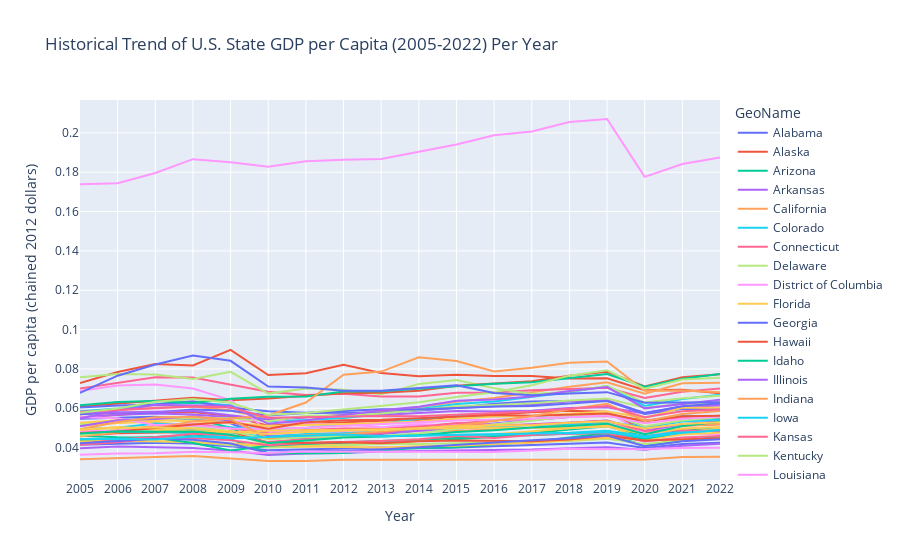

Notebook code cell kept with this figure:
### Markdown cell above
Additionally, we aim to examine the historical trend of GDP per capita by state to identify whether there are any significant increases or drops in specific years. We will visualise the historical trend by creating a line plot for the GDP of all the states from 2005-2022.

### Code cell
import pandas as pd
import plotly.express as px

# Ensure the 'GeoName' column and the columns for GDP from '2005:Q1' to '2022:Q4' are selected
# Assuming the columns are labeled from '2005:Q1' to '2022:Q4' in the df_GDP_per_capita DataFrame
df_GDP_1 = df_GDP_per_capita[['GeoName'] + [col for col in df_GDP_per_capita.columns if '2005:Q1' <= col <= '2022:Q4']]

# Melt the data for easy plotting
df_GDP_melted = pd.melt(df_GDP_1, id_vars='GeoName', var_name='Quarter', value_name='GDP per capita')

# Extract the year from the 'Quarter' column
df_GDP_melted['Year'] = df_GDP_melted['Quarter'].str.extract('(\d{4})')

# Aggregate the GDP per capita data by year and state to get annual GDP per capita
df_GDP_annual = df_GDP_melted.groupby(['GeoName', 'Year'])['GDP per capita'].mean().reset_index()

# Create an interactive line chart using Plotly Express to show the historical trend per year
fig = px.line(df_GDP_annual, x='Year', y='GDP per capita', color='GeoName',
              title='Historical Trend of U.S. State GDP per Capita (2005-2022) Per Year',
              labels={'GDP per capita': 'GDP per Capita', 'Year': 'Year'})

fig.update_layout(xaxis_title='Year', yaxis_title='GDP per capita (chained 2012 dollars)')
fig.show()

### Figure 1 — Plotly figure (JSON) as saved in the notebook; plotly's stock layout.template omitted (floating-point values rounded to 4 significant figures)
{"data": [{"hovertemplate": "GeoName=Alabama<br>Year=%{x}<br>GDP per Capita=%{y}<extra></extra>", "legendgroup": "Alabama", "line": {"color": "#636efa", "dash": "solid"}, "marker": {"symbol": "circle"}, "mode": "lines", "name": "Alabama", "orientation": "v", "showlegend": true, "type": "scatter", "x": ["2005", "2006", "2007", "2008", "2009", "2010", "2011", "2012", "2013", "2014", "2015", "2016", "2017", "2018", "2019", "2020", "2021", "2022"], "xaxis": "x", "y": [0.04146, 0.04211, 0.0425, 0.04204, 0.04063, 0.03864, 0.03925, 0.03959, 0.04004, 0.03973, 0.04003, 0.04065, 0.04121, 0.04192, 0.04256, 0.03978, 0.04179, 0.04245], "yaxis": "y"}, {"hovertemplate": "GeoName=Alaska<br>Year=%{x}<br>GDP per Capita=%{y}<extra></extra>", "legendgroup": "Alaska", "line": {"color": "#EF553B", "dash": "solid"}, "marker": {"symbol": "circle"}, "mode": "lines", "name": "Alaska", "orientation": "v", "showlegend": true, "type": "scatter", "x": ["2005", "2006", "2007", "2008", "2009", "2010", "2011", "2012", "2013", "2014", "2015", "2016", "2017", "2018", "2019", "2020", "2021", "2022"], "xaxis": "x", "y": [0.07283, 0.07846, 0.0825, 0.08175, 0.08967, 0.07688, 0.07783, 0.08206, 0.07794, 0.0763, 0.07707, 0.07638, 0.07642, 0.07508, 0.07523, 0.06914, 0.06936, 0.06768], "yaxis": "y"}, {"hovertemplate": "GeoName=Arizona<br>Year=%{x}<br>GDP per Capita=%{y}<extra></extra>", "legendgroup": "Arizona", "line": {"color": "#00cc96", "dash": "solid"}, "marker": {"symbol": "circle"}, "mode": "lines", "name": "Arizona", "orientation": "v", "showlegend": true, "type": "scatter", "x": ["2005", "2006", "2007", "2008", "2009", "2010", "2011", "2012", "2013", "2014", "2015", "2016", "2017", "2018", "2019", "2020", "2021", "2022"], "xaxis": "x", "y": [0.05113, 0.05344, 0.05521, 0.05473, 0.05019, 0.04072, 0.04163, 0.04247, 0.04278, 0.04333, 0.04421, 0.04557, 0.0475, 0.04925, 0.05091, 0.04575, 0.04861, 0.04984], "yaxis": "y"}, {"hovertemplate": "GeoName=Arkansas<br>Year=%{x}<br>GDP per Capita=%{y}<extra></extra>", "legendgroup": "Arkansas", "line": {"color": "#ab63fa", "dash": "solid"}, "marker": {"symbol": "circle"}, "mode": "lines", "name": "Arkansas", "orientation": "v", "showlegend": true, "type": "scatter", "x": ["2005", "2006", "2007", "2008", "2009", "2010", "2011", "2012", "2013", "2014", "2015", "2016", "2017", "2018", "2019", "2020", "2021", "2022"], "xaxis": "x", "y": [0.03964, 0.04057, 0.04025, 0.03985, 0.03853, 0.03624, 0.03701, 0.03721, 0.03798, 0.03832, 0.03853, 0.03868, 0.03904, 0.03974, 0.04017, 0.03894, 0.04096, 0.04202], "yaxis": "y"}, {"hovertemplate": "GeoName=California<br>Year=%{x}<br>GDP per Capita=%{y}<extra></extra>", "legendgroup": "California", "line": {"color": "#FFA15A", "dash": "solid"}, "marker": {"symbol": "circle"}, "mode": "lines", "name": "California", "orientation": "v", "showlegend": true, "type": "scatter", "x": ["2005", "2006", "2007", "2008", "2009", "2010", "2011", "2012", "2013", "2014", "2015", "2016", "2017", "2018", "2019", "2020", "2021", "2022"], "xaxis": "x", "y": [0.05689, 0.05912, 0.06026, 0.06087, 0.05891, 0.05465, 0.0554, 0.05672, 0.0585, 0.06056, 0.06328, 0.06517, 0.06813, 0.07097, 0.07326, 0.06746, 0.07271, 0.07298], "yaxis": "y"}, {"hovertemplate": "GeoName=Colorado<br>Year=%{x}<br>GDP per Capita=%{y}<extra></extra>", "legendgroup": "Colorado", "line": {"color": "#19d3f3", "dash": "solid"}, "marker": {"symbol": "circle"}, "mode": "lines", "name": "Colorado", "orientation": "v", "showlegend": true, "type": "scatter", "x": ["2005", "2006", "2007", "2008", "2009", "2010", "2011", "2012", "2013", "2014", "2015", "2016", "2017", "2018", "2019", "2020", "2021", "2022"], "xaxis": "x", "y": [0.05848, 0.05985, 0.06205, 0.063, 0.0616, 0.05326, 0.05402, 0.05504, 0.05692, 0.05938, 0.06212, 0.06342, 0.0656, 0.06815, 0.07127, 0.0612, 0.06474, 0.06683], "yaxis": "y"}, {"hovertemplate": "GeoName=Connecticut<br>Year=%{x}<br>GDP per Capita=%{y}<extra></extra>", "legendgroup": "Connecticut", "line": {"color": "#FF6692", "dash": "solid"}, "marker": {"symbol": "circle"}, "mode": "lines", "name": "Connecticut", "orientation": "v", "showlegend": true, "type": "scatter", "x": ["2005", "2006", "2007", "2008", "2009", "2010", "2011", "2012", "2013", "2014", "2015", "2016", "2017", "2018", "2019", "2020", "2021", "2022"], "xaxis": "x", "y": [0.07005, 0.07289, 0.07574, 0.07569, 0.07191, 0.06837, 0.06674, 0.0674, 0.06604, 0.06597, 0.06791, 0.06807, 0.06912, 0.06969, 0.07039, 0.06524, 0.06837, 0.07003], "yaxis": "y"}, {"hovertemplate": "GeoName=Delaware<br>Year=%{x}<br>GDP per Capita=%{y}<extra></extra>", "legendgroup": "Delaware", "line": {"color": "#B6E880", "dash": "solid"}, "marker": {"symbol": "circle"}, "mode": "lines", "name": "Delaware", "orientation": "v", "showlegend": true, "type": "scatter", "x": ["2005", "2006", "2007", "2008", "2009", "2010", "2011", "2012", "2013", "2014", "2015", "2016", "2017", "2018", "2019", "2020", "2021", "2022"], "xaxis": "x", "y": [0.07572, 0.07737, 0.07718, 0.07485, 0.07851, 0.06746, 0.07007, 0.06944, 0.06708, 0.07232, 0.07439, 0.07016, 0.06722, 0.06841, 0.07143, 0.06291, 0.06506, 0.06642], "yaxis": "y"}, {"hovertemplate": "GeoName=District of Columbia<br>Year=%{x}<br>GDP per Capita=%{y}<extra></extra>", "legendgroup": "District of Columbia", "line": {"color": "#FF97FF", "dash": "solid"}, "marker": {"symbol": "circle"}, "mode": "lines", "name": "District of Columbia", "orientation": "v", "showlegend": true, "type": "scatter", "x": ["2005", "2006", "2007", "2008", "2009", "2010", "2011", "2012", "2013", "2014", "2015", "2016", "2017", "2018", "2019", "2020", "2021", "2022"], "xaxis": "x", "y": [0.1739, 0.1745, 0.1796, 0.1866, 0.1851, 0.1828, 0.1855, 0.1864, 0.1867, 0.1904, 0.1941, 0.1988, 0.2007, 0.2055, 0.2071, 0.1776, 0.1842, 0.1875], "yaxis": "y"}, {"hovertemplate": "GeoName=Florida<br>Year=%{x}<br>GDP per Capita=%{y}<extra></extra>", "legendgroup": "Florida", "line": {"color": "#FECB52", "dash": "solid"}, "marker": {"symbol": "circle"}, "mode": "lines", "name": "Florida", "orientation": "v", "showlegend": true, "type": "scatter", "x": ["2005", "2006", "2007", "2008", "2009", "2010", "2011", "2012", "2013", "2014", "2015", "2016", "2017", "2018", "2019", "2020", "2021", "2022"], "xaxis": "x", "y": [0.05104, 0.05256, 0.05319, 0.05106, 0.04812, 0.04122, 0.04106, 0.04141, 0.04228, 0.04347, 0.04533, 0.04689, 0.04854, 0.05008, 0.05136, 0.04412, 0.0478, 0.04972], "yaxis": "y"}, {"hovertemplate": "GeoName=Georgia<br>Year=%{x}<br>GDP per Capita=%{y}<extra></extra>", "legendgroup": "Georgia", "line": {"color": "#636efa", "dash": "solid"}, "marker": {"symbol": "circle"}, "mode": "lines", "name": "Georgia", "orientation": "v", "showlegend": true, "type": "scatter", "x": ["2005", "2006", "2007", "2008", "2009", "2010", "2011", "2012", "2013", "2014", "2015", "2016", "2017", "2018", "2019", "2020", "2021", "2022"], "xaxis": "x", "y": [0.05462, 0.05534, 0.05569, 0.05445, 0.05237, 0.04477, 0.04559, 0.04622, 0.04696, 0.04852, 0.0505, 0.05232, 0.05407, 0.0556, 0.05753, 0.05019, 0.05371, 0.0552], "yaxis": "y"}, {"hovertemplate": "GeoName=Hawaii<br>Year=%{x}<br>GDP per Capita=%{y}<extra></extra>", "legendgroup": "Hawaii", "line": {"color": "#EF553B", "dash": "solid"}, "marker": {"symbol": "circle"}, "mode": "lines", "name": "Hawaii", "orientation": "v", "showlegend": true, "type": "scatter", "x": ["2005", "2006", "2007", "2008", "2009", "2010", "2011", "2012", "2013", "2014", "2015", "2016", "2017", "2018", "2019", "2020", "2021", "2022"], "xaxis": "x", "y": [0.0554, 0.05675, 0.05784, 0.05816, 0.05607, 0.05119, 0.05193, 0.05286, 0.05371, 0.05404, 0.05577, 0.05683, 0.05804, 0.0587, 0.05823, 0.04818, 0.05123, 0.05182], "yaxis": "y"}, {"hovertemplate": "GeoName=Idaho<br>Year=%{x}<br>GDP per Capita=%{y}<extra></extra>", "legendgroup": "Idaho", "line": {"color": "#00cc96", "dash": "solid"}, "marker": {"symbol": "circle"}, "mode": "lines", "name": "Idaho", "orientation": "v", "showlegend": true, "type": "scatter", "x": ["2005", "2006", "2007", "2008", "2009", "2010", "2011", "2012", "2013", "2014", "2015", "2016", "2017", "2018", "2019", "2020", "2021", "2022"], "xaxis": "x", "y": [0.04331, 0.04453, 0.04534, 0.04661, 0.0443, 0.03718, 0.03714, 0.03721, 0.03868, 0.03984, 0.04024, 0.04177, 0.0427, 0.0452, 0.04731, 0.04086, 0.04355, 0.04568], "yaxis": "y"}, {"hovertemplate": "GeoName=Illinois<br>Year=%{x}<br>GDP per Capita=%{y}<extra></extra>", "legendgroup": "Illinois", "line": {"color": "#ab63fa", "dash": "solid"}, "marker": {"symbol": "circle"}, "mode": "lines", "name": "Illinois", "orientation": "v", "showlegend": true, "type": "scatter", "x": ["2005", "2006", "2007", "2008", "2009", "2010", "2011", "2012", "2013", "2014", "2015", "2016", "2017", "2018", "2019", "2020", "2021", "2022"], "xaxis": "x", "y": [0.05537, 0.05675, 0.05738, 0.0569, 0.05541, 0.05442, 0.05544, 0.05661, 0.05659, 0.05777, 0.05859, 0.0584, 0.05869, 0.06014, 0.06048, 0.05732, 0.06088, 0.06228], "yaxis": "y"}, {"hovertemplate": "GeoName=Indiana<br>Year=%{x}<br>GDP per Capita=%{y}<extra></extra>", "legendgroup": "Indiana", "line": {"color": "#FFA15A", "dash": "solid"}, "marker": {"symbol": "circle"}, "mode": "lines", "name": "Indiana", "orientation": "v", "showlegend": true, "type": "scatter", "x": ["2005", "2006", "2007", "2008", "2009", "2010", "2011", "2012", "2013", "2014", "2015", "2016", "2017", "2018", "2019", "2020", "2021", "2022"], "xaxis": "x", "y": [0.04775, 0.0487, 0.05001, 0.0495, 0.04597, 0.04589, 0.04612, 0.04635, 0.04739, 0.04886, 0.04839, 0.04929, 0.05012, 0.05187, 0.05211, 0.04823, 0.05103, 0.05202], "yaxis": "y"}, {"hovertemplate": "GeoName=Iowa<br>Year=%{x}<br>GDP per Capita=%{y}<extra></extra>", "legendgroup": "Iowa", "line": {"color": "#19d3f3", "dash": "solid"}, "marker": {"symbol": "circle"}, "mode": "lines", "name": "Iowa", "orientation": "v", "showlegend": true, "type": "scatter", "x": ["2005", "2006", "2007", "2008", "2009", "2010", "2011", "2012", "2013", "2014", "2015", "2016", "2017", "2018", "2019", "2020", "2021", "2022"], "xaxis": "x", "y": [0.04941, 0.05008, 0.05224, 0.05122, 0.04995, 0.04929, 0.05004, 0.05204, 0.05202, 0.05469, 0.05617, 0.05593, 0.0561, 0.05697, 0.05703, 0.05359, 0.05634, 0.05551], "yaxis": "y"}, {"hovertemplate": "GeoName=Kansas<br>Year=%{x}<br>GDP per Capita=%{y}<extra></extra>", "legendgroup": "Kansas", "line": {"color": "#FF6692", "dash": "solid"}, "marker": {"symbol": "circle"}, "mode": "lines", "name": "Kansas", "orientation": "v", "showlegend": true, "type": "scatter", "x": ["2005", "2006", "2007", "2008", "2009", "2010", "2011", "2012", "2013", "2014", "2015", "2016", "2017", "2018", "2019", "2020", "2021", "2022"], "xaxis": "x", "y": [0.04611, 0.04849, 0.05099, 0.0519, 0.04993, 0.04757, 0.04892, 0.04971, 0.04967, 0.05094, 0.05216, 0.05387, 0.05451, 0.05564, 0.05602, 0.0539, 0.05524, 0.05614], "yaxis": "y"}, {"hovertemplate": "GeoName=Kentucky<br>Year=%{x}<br>GDP per Capita=%{y}<extra></extra>", "legendgroup": "Kentucky", "line": {"color": "#B6E880", "dash": "solid"}, "marker": {"symbol": "circle"}, "mode": "lines", "name": "Kentucky", "orientation": "v", "showlegend": true, "type": "scatter", "x": ["2005", "2006", "2007", "2008", "2009", "2010", "2011", "2012", "2013", "2014", "2015", "2016", "2017", "2018", "2019", "2020", "2021", "2022"], "xaxis": "x", "y": [0.04235, 0.04346, 0.04315, 0.043, 0.04125, 0.04005, 0.0405, 0.04105, 0.04183, 0.04182, 0.04215, 0.04243, 0.04285, 0.04331, 0.04447, 0.04181, 0.0439, 0.04469], "yaxis": "y"}, {"hovertemplate": "GeoName=Louisiana<br>Year=%{x}<br>GDP per Capita=%{y}<extra></extra>", "legendgroup": "Louisiana", "line": {"color": "#FF97FF", "dash": "solid"}, "marker": {"symbol": "circle"}, "mode": "lines", "name": "Louisiana", "orientation": "v", "showlegend": true, "type": "scatter", "x": ["2005", "2006", "2007", "2008", "2009", "2010", "2011", "2012", "2013", "2014", "2015", "2016", "2017", "2018", "2019", "2020", "2021", "2022"], "xaxis": "x", "y": [0.05544, 0.05493, 0.05155, 0.05195, 0.0529, 0.05445, 0.05183, 0.05192, 0.05039, 0.05192, 0.0514, 0.05039, 0.05147, 0.05234, 0.05229, 0.04689, 0.04748, 0.04662], "yaxis": "y"}, {"hovertemplate": "GeoName=Maine<br>Year=%{x}<br>GDP per Capita=%{y}<extra></extra>", "legendgroup": "Maine", "line": {"color": "#FECB52", "dash": "solid"}, "marker": {"symbol": "circle"}, "mode": "lines", "name": "Maine", "orientation": "v", "showlegend": true, "type": "scatter", "x": ["2005", "2006", "2007", "2008", "2009", "2010", "2011", "2012", "2013", "2014", "2015", "2016", "2017", "2018", "2019", "2020", "2021", "2022"], "xaxis": "x", "y": [0.04308, 0.04349, 0.04342, 0.04287, 0.04207, 0.04088, 0.04049, 0.04041, 0.04008, 0.04068, 0.04097, 0.04183, 0.04251, 0.04374, 0.04483, 0.04395, 0.04668, 0.04754], "yaxis": "y"}, {"hovertemplate": "GeoName=Maryland<br>Year=%{x}<br>GDP per Capita=%{y}<extra></extra>", "legendgroup": "Maryland", "line": {"color": "#636efa", "dash": "solid"}, "marker": {"symbol": "circle"}, "mode": "lines", "name": "Maryland", "orientation": "v", "showlegend": true, "type": "scatter", "x": ["2005", "2006", "2007", "2008", "2009", "2010", "2011", "2012", "2013", "2014", "2015", "2016", "2017", "2018", "2019", "2020", "2021", "2022"], "xaxis": "x", "y": [0.05695, 0.05774, 0.05792, 0.05943, 0.05878, 0.05636, 0.05758, 0.05759, 0.0579, 0.05882, 0.0603, 0.06237, 0.06343, 0.06374, 0.06375, 0.05705, 0.05967, 0.05968], "yaxis": "y"}, {"hovertemplate": "GeoName=Massachusetts<br>Year=%{x}<br>GDP per Capita=%{y}<extra></extra>", "legendgroup": "Massachusetts", "line": {"color": "#EF553B", "dash": "solid"}, "marker": {"symbol": "circle"}, "mode": "lines", "name": "Massachusetts", "orientation": "v", "showlegend": true, "type": "scatter", "x": ["2005", "2006", "2007", "2008", "2009", "2010", "2011", "2012", "2013", "2014", "2015", "2016", "2017", "2018", "2019", "2020", "2021", "2022"], "xaxis": "x", "y": [0.06092, 0.0623, 0.06401, 0.06535, 0.06414, 0.06503, 0.06636, 0.06765, 0.06794, 0.06897, 0.07149, 0.0726, 0.07374, 0.0766, 0.07853, 0.07112, 0.07583, 0.07737], "yaxis": "y"}, {"hovertemplate": "GeoName=Michigan<br>Year=%{x}<br>GDP per Capita=%{y}<extra></extra>", "legendgroup": "Michigan", "line": {"color": "#00cc96", "dash": "solid"}, "marker": {"symbol": "circle"}, "mode": "lines", "name": "Michigan", "orientation": "v", "showlegend": true, "type": "scatter", "x": ["2005", "2006", "2007", "2008", "2009", "2010", "2011", "2012", "2013", "2014", "2015", "2016", "2017", "2018", "2019", "2020", "2021", "2022"], "xaxis": "x", "y": [0.046, 0.04526, 0.04497, 0.04236, 0.03855, 0.0409, 0.04197, 0.04277, 0.04338, 0.04394, 0.04491, 0.04577, 0.0463, 0.04721, 0.04726, 0.0445, 0.04781, 0.04866], "yaxis": "y"}, {"hovertemplate": "GeoName=Minnesota<br>Year=%{x}<br>GDP per Capita=%{y}<extra></extra>", "legendgroup": "Minnesota", "line": {"color": "#ab63fa", "dash": "solid"}, "marker": {"symbol": "circle"}, "mode": "lines", "name": "Minnesota", "orientation": "v", "showlegend": true, "type": "scatter", "x": ["2005", "2006", "2007", "2008", "2009", "2010", "2011", "2012", "2013", "2014", "2015", "2016", "2017", "2018", "2019", "2020", "2021", "2022"], "xaxis": "x", "y": [0.05786, 0.05781, 0.0582, 0.05863, 0.05641, 0.05414, 0.05539, 0.05625, 0.0576, 0.05922, 0.06013, 0.06109, 0.06174, 0.06352, 0.06421, 0.05756, 0.06067, 0.06139], "yaxis": "y"}, {"hovertemplate": "GeoName=Mississippi<br>Year=%{x}<br>GDP per Capita=%{y}<extra></extra>", "legendgroup": "Mississippi", "line": {"color": "#FFA15A", "dash": "solid"}, "marker": {"symbol": "circle"}, "mode": "lines", "name": "Mississippi", "orientation": "v", "showlegend": true, "type": "scatter", "x": ["2005", "2006", "2007", "2008", "2009", "2010", "2011", "2012", "2013", "2014", "2015", "2016", "2017", "2018", "2019", "2020", "2021", "2022"], "xaxis": "x", "y": [0.03404, 0.0348, 0.03523, 0.03578, 0.03445, 0.03323, 0.0332, 0.03385, 0.03381, 0.0338, 0.03386, 0.03412, 0.03412, 0.03399, 0.03403, 0.03395, 0.03524, 0.0353], "yaxis": "y"}, {"hovertemplate": "GeoName=Missouri<br>Year=%{x}<br>GDP per Capita=%{y}<extra></extra>", "legendgroup": "Missouri", "line": {"color": "#19d3f3", "dash": "solid"}, "marker": {"symbol": "circle"}, "mode": "lines", "name": "Missouri", "orientation": "v", "showlegend": true, "type": "scatter", "x": ["2005", "2006", "2007", "2008", "2009", "2010", "2011", "2012", "2013", "2014", "2015", "2016", "2017", "2018", "2019", "2020", "2021", "2022"], "xaxis": "x", "y": [0.04749, 0.04776, 0.04784, 0.04887, 0.04769, 0.04521, 0.04484, 0.04534, 0.04585, 0.0461, 0.04659, 0.0466, 0.04696, 0.04751, 0.04853, 0.04594, 0.04804, 0.04885], "yaxis": "y"}, {"hovertemplate": "GeoName=Montana<br>Year=%{x}<br>GDP per Capita=%{y}<extra></extra>", "legendgroup": "Montana", "line": {"color": "#FF6692", "dash": "solid"}, "marker": {"symbol": "circle"}, "mode": "lines", "name": "Montana", "orientation": "v", "showlegend": true, "type": "scatter", "x": ["2005", "2006", "2007", "2008", "2009", "2010", "2011", "2012", "2013", "2014", "2015", "2016", "2017", "2018", "2019", "2020", "2021", "2022"], "xaxis": "x", "y": [0.04143, 0.04276, 0.04482, 0.04486, 0.0438, 0.04123, 0.04232, 0.04279, 0.04343, 0.0443, 0.04588, 0.04491, 0.04647, 0.04708, 0.04739, 0.04312, 0.04517, 0.04589], "yaxis": "y"}, {"hovertemplate": "GeoName=Nebraska<br>Year=%{x}<br>GDP per Capita=%{y}<extra></extra>", "legendgroup": "Nebraska", "line": {"color": "#B6E880", "dash": "solid"}, "marker": {"symbol": "circle"}, "mode": "lines", "name": "Nebraska", "orientation": "v", "showlegend": true, "type": "scatter", "x": ["2005", "2006", "2007", "2008", "2009", "2010", "2011", "2012", "2013", "2014", "2015", "2016", "2017", "2018", "2019", "2020", "2021", "2022"], "xaxis": "x", "y": [0.05219, 0.05366, 0.05488, 0.05484, 0.05492, 0.05337, 0.05617, 0.05625, 0.05732, 0.0591, 0.061, 0.06166, 0.0625, 0.06395, 0.06494, 0.06023, 0.06227, 0.06298], "yaxis": "y"}, {"hovertemplate": "GeoName=Nevada<br>Year=%{x}<br>GDP per Capita=%{y}<extra></extra>", "legendgroup": "Nevada", "line": {"color": "#FF97FF", "dash": "solid"}, "marker": {"symbol": "circle"}, "mode": "lines", "name": "Nevada", "orientation": "v", "showlegend": true, "type": "scatter", "x": ["2005", "2006", "2007", "2008", "2009", "2010", "2011", "2012", "2013", "2014", "2015", "2016", "2017", "2018", "2019", "2020", "2021", "2022"], "xaxis": "x", "y": [0.06881, 0.07155, 0.07212, 0.07004, 0.06418, 0.04807, 0.0484, 0.04788, 0.04803, 0.04847, 0.05049, 0.05187, 0.05387, 0.05571, 0.05812, 0.04719, 0.0514, 0.05329], "yaxis": "y"}, {"hovertemplate": "GeoName=New Hampshire<br>Year=%{x}<br>GDP per Capita=%{y}<extra></extra>", "legendgroup": "New Hampshire", "line": {"color": "#FECB52", "dash": "solid"}, "marker": {"symbol": "circle"}, "mode": "lines", "name": "New Hampshire", "orientation": "v", "showlegend": true, "type": "scatter", "x": ["2005", "2006", "2007", "2008", "2009", "2010", "2011", "2012", "2013", "2014", "2015", "2016", "2017", "2018", "2019", "2020", "2021", "2022"], "xaxis": "x", "y": [0.05263, 0.05392, 0.0541, 0.05329, 0.05262, 0.05099, 0.05132, 0.05203, 0.05247, 0.05333, 0.05472, 0.05589, 0.05619, 0.0573, 0.05835, 0.05512, 0.06024, 0.06026], "yaxis": "y"}, {"hovertemplate": "GeoName=New Jersey<br>Year=%{x}<br>GDP per Capita=%{y}<extra></extra>", "legendgroup": "New Jersey", "line": {"color": "#636efa", "dash": "solid"}, "marker": {"symbol": "circle"}, "mode": "lines", "name": "New Jersey", "orientation": "v", "showlegend": true, "type": "scatter", "x": ["2005", "2006", "2007", "2008", "2009", "2010", "2011", "2012", "2013", "2014", "2015", "2016", "2017", "2018", "2019", "2020", "2021", "2022"], "xaxis": "x", "y": [0.06036, 0.0614, 0.06191, 0.06352, 0.06024, 0.05845, 0.05774, 0.05883, 0.05957, 0.05939, 0.06028, 0.06086, 0.06114, 0.06256, 0.06366, 0.05763, 0.06103, 0.06262], "yaxis": "y"}, {"hovertemplate": "GeoName=New Mexico<br>Year=%{x}<br>GDP per Capita=%{y}<extra></extra>", "legendgroup": "New Mexico", "line": {"color": "#EF553B", "dash": "solid"}, "marker": {"symbol": "circle"}, "mode": "lines", "name": "New Mexico", "orientation": "v", "showlegend": true, "type": "scatter", "x": ["2005", "2006", "2007", "2008", "2009", "2010", "2011", "2012", "2013", "2014", "2015", "2016", "2017", "2018", "2019", "2020", "2021", "2022"], "xaxis": "x", "y": [0.0462, 0.04731, 0.04768, 0.04781, 0.04842, 0.04255, 0.04254, 0.0427, 0.04218, 0.04322, 0.04356, 0.04329, 0.0432, 0.04416, 0.04609, 0.04368, 0.04421, 0.0447], "yaxis": "y"}, {"hovertemplate": "GeoName=New York<br>Year=%{x}<br>GDP per Capita=%{y}<extra></extra>", "legendgroup": "New York", "line": {"color": "#00cc96", "dash": "solid"}, "marker": {"symbol": "circle"}, "mode": "lines", "name": "New York", "orientation": "v", "showlegend": true, "type": "scatter", "x": ["2005", "2006", "2007", "2008", "2009", "2010", "2011", "2012", "2013", "2014", "2015", "2016", "2017", "2018", "2019", "2020", "2021", "2022"], "xaxis": "x", "y": [0.0616, 0.0632, 0.06369, 0.06271, 0.06485, 0.06592, 0.06603, 0.06854, 0.0686, 0.06984, 0.07089, 0.07241, 0.07323, 0.07526, 0.07745, 0.07091, 0.07498, 0.07737], "yaxis": "y"}, {"hovertemplate": "GeoName=North Carolina<br>Year=%{x}<br>GDP per Capita=%{y}<extra></extra>", "legendgroup": "North Carolina", "line": {"color": "#ab63fa", "dash": "solid"}, "marker": {"symbol": "circle"}, "mode": "lines", "name": "North Carolina", "orientation": "v", "showlegend": true, "type": "scatter", "x": ["2005", "2006", "2007", "2008", "2009", "2010", "2011", "2012", "2013", "2014", "2015", "2016", "2017", "2018", "2019", "2020", "2021", "2022"], "xaxis": "x", "y": [0.05081, 0.05394, 0.05453, 0.05597, 0.05366, 0.04592, 0.04649, 0.04668, 0.04741, 0.04848, 0.04982, 0.05065, 0.05193, 0.0526, 0.05378, 0.04853, 0.05191, 0.0536], "yaxis": "y"}, {"hovertemplate": "GeoName=North Dakota<br>Year=%{x}<br>GDP per Capita=%{y}<extra></extra>", "legendgroup": "North Dakota", "line": {"color": "#FFA15A", "dash": "solid"}, "marker": {"symbol": "circle"}, "mode": "lines", "name": "North Dakota", "orientation": "v", "showlegend": true, "type": "scatter", "x": ["2005", "2006", "2007", "2008", "2009", "2010", "2011", "2012", "2013", "2014", "2015", "2016", "2017", "2018", "2019", "2020", "2021", "2022"], "xaxis": "x", "y": [0.04569, 0.04763, 0.04986, 0.05334, 0.05488, 0.05637, 0.06295, 0.07706, 0.07864, 0.08592, 0.08407, 0.07876, 0.08056, 0.08313, 0.08383, 0.06887, 0.06906, 0.06819], "yaxis": "y"}, {"hovertemplate": "GeoName=Ohio<br>Year=%{x}<br>GDP per Capita=%{y}<extra></extra>", "legendgroup": "Ohio", "line": {"color": "#19d3f3", "dash": "solid"}, "marker": {"symbol": "circle"}, "mode": "lines", "name": "Ohio", "orientation": "v", "showlegend": true, "type": "scatter", "x": ["2005", "2006", "2007", "2008", "2009", "2010", "2011", "2012", "2013", "2014", "2015", "2016", "2017", "2018", "2019", "2020", "2021", "2022"], "xaxis": "x", "y": [0.04809, 0.04805, 0.04816, 0.04731, 0.04502, 0.04542, 0.04691, 0.04731, 0.04821, 0.04977, 0.05018, 0.05062, 0.05146, 0.05183, 0.05316, 0.05035, 0.05333, 0.05415], "yaxis": "y"}, {"hovertemplate": "GeoName=Oklahoma<br>Year=%{x}<br>GDP per Capita=%{y}<extra></extra>", "legendgroup": "Oklahoma", "line": {"color": "#FF6692", "dash": "solid"}, "marker": {"symbol": "circle"}, "mode": "lines", "name": "Oklahoma", "orientation": "v", "showlegend": true, "type": "scatter", "x": ["2005", "2006", "2007", "2008", "2009", "2010", "2011", "2012", "2013", "2014", "2015", "2016", "2017", "2018", "2019", "2020", "2021", "2022"], "xaxis": "x", "y": [0.04158, 0.0443, 0.04527, 0.04706, 0.04639, 0.0428, 0.04434, 0.04662, 0.04737, 0.05048, 0.05253, 0.05145, 0.05172, 0.05264, 0.05362, 0.04862, 0.0488, 0.04834], "yaxis": "y"}, {"hovertemplate": "GeoName=Oregon<br>Year=%{x}<br>GDP per Capita=%{y}<extra></extra>", "legendgroup": "Oregon", "line": {"color": "#B6E880", "dash": "solid"}, "marker": {"symbol": "circle"}, "mode": "lines", "name": "Oregon", "orientation": "v", "showlegend": true, "type": "scatter", "x": ["2005", "2006", "2007", "2008", "2009", "2010", "2011", "2012", "2013", "2014", "2015", "2016", "2017", "2018", "2019", "2020", "2021", "2022"], "xaxis": "x", "y": [0.04623, 0.04855, 0.04939, 0.05074, 0.04838, 0.04417, 0.04537, 0.04558, 0.04592, 0.0473, 0.04958, 0.0517, 0.05365, 0.05609, 0.05732, 0.05092, 0.0538, 0.05541], "yaxis": "y"}, {"hovertemplate": "GeoName=Pennsylvania<br>Year=%{x}<br>GDP per Capita=%{y}<extra></extra>", "legendgroup": "Pennsylvania", "line": {"color": "#FF97FF", "dash": "solid"}, "marker": {"symbol": "circle"}, "mode": "lines", "name": "Pennsylvania", "orientation": "v", "showlegend": true, "type": "scatter", "x": ["2005", "2006", "2007", "2008", "2009", "2010", "2011", "2012", "2013", "2014", "2015", "2016", "2017", "2018", "2019", "2020", "2021", "2022"], "xaxis": "x", "y": [0.04844, 0.04863, 0.05027, 0.05128, 0.04968, 0.04942, 0.05016, 0.05101, 0.05164, 0.05272, 0.05373, 0.05419, 0.0547, 0.05542, 0.05629, 0.05237, 0.05468, 0.05584], "yaxis": "y"}, {"hovertemplate": "GeoName=Rhode Island<br>Year=%{x}<br>GDP per Capita=%{y}<extra></extra>", "legendgroup": "Rhode Island", "line": {"color": "#FECB52", "dash": "solid"}, "marker": {"symbol": "circle"}, "mode": "lines", "name": "Rhode Island", "orientation": "v", "showlegend": true, "type": "scatter", "x": ["2005", "2006", "2007", "2008", "2009", "2010", "2011", "2012", "2013", "2014", "2015", "2016", "2017", "2018", "2019", "2020", "2021", "2022"], "xaxis": "x", "y": [0.049, 0.05046, 0.0491, 0.04824, 0.0477, 0.04877, 0.04872, 0.04901, 0.04932, 0.04968, 0.05018, 0.05026, 0.05006, 0.04993, 0.05074, 0.04694, 0.04976, 0.0505], "yaxis": "y"}, {"hovertemplate": "GeoName=South Carolina<br>Year=%{x}<br>GDP per Capita=%{y}<extra></extra>", "legendgroup": "South Carolina", "line": {"color": "#636efa", "dash": "solid"}, "marker": {"symbol": "circle"}, "mode": "lines", "name": "South Carolina", "orientation": "v", "showlegend": true, "type": "scatter", "x": ["2005", "2006", "2007", "2008", "2009", "2010", "2011", "2012", "2013", "2014", "2015", "2016", "2017", "2018", "2019", "2020", "2021", "2022"], "xaxis": "x", "y": [0.04225, 0.04321, 0.04449, 0.04401, 0.04209, 0.03721, 0.03807, 0.0384, 0.03911, 0.04021, 0.04151, 0.04281, 0.04378, 0.04478, 0.0461, 0.04068, 0.04319, 0.04424], "yaxis": "y"}, {"hovertemplate": "GeoName=South Dakota<br>Year=%{x}<br>GDP per Capita=%{y}<extra></extra>", "legendgroup": "South Dakota", "line": {"color": "#EF553B", "dash": "solid"}, "marker": {"symbol": "circle"}, "mode": "lines", "name": "South Dakota", "orientation": "v", "showlegend": true, "type": "scatter", "x": ["2005", "2006", "2007", "2008", "2009", "2010", "2011", "2012", "2013", "2014", "2015", "2016", "2017", "2018", "2019", "2020", "2021", "2022"], "xaxis": "x", "y": [0.04748, 0.04816, 0.05002, 0.05177, 0.05297, 0.04958, 0.05287, 0.05392, 0.05422, 0.05508, 0.05609, 0.05659, 0.05622, 0.05687, 0.0573, 0.05346, 0.05589, 0.05618], "yaxis": "y"}, {"hovertemplate": "GeoName=Tennessee<br>Year=%{x}<br>GDP per Capita=%{y}<extra></extra>", "legendgroup": "Tennessee", "line": {"color": "#00cc96", "dash": "solid"}, "marker": {"symbol": "circle"}, "mode": "lines", "name": "Tennessee", "orientation": "v", "showlegend": true, "type": "scatter", "x": ["2005", "2006", "2007", "2008", "2009", "2010", "2011", "2012", "2013", "2014", "2015", "2016", "2017", "2018", "2019", "2020", "2021", "2022"], "xaxis": "x", "y": [0.04717, 0.04832, 0.04802, 0.04826, 0.04653, 0.0423, 0.04363, 0.04512, 0.04566, 0.04635, 0.04798, 0.04887, 0.05026, 0.05098, 0.05219, 0.0468, 0.051, 0.05322], "yaxis": "y"}, {"hovertemplate": "GeoName=Texas<br>Year=%{x}<br>GDP per Capita=%{y}<extra></extra>", "legendgroup": "Texas", "line": {"color": "#ab63fa", "dash": "solid"}, "marker": {"symbol": "circle"}, "mode": "lines", "name": "Texas", "orientation": "v", "showlegend": true, "type": "scatter", "x": ["2005", "2006", "2007", "2008", "2009", "2010", "2011", "2012", "2013", "2014", "2015", "2016", "2017", "2018", "2019", "2020", "2021", "2022"], "xaxis": "x", "y": [0.05474, 0.05892, 0.06168, 0.06149, 0.06126, 0.0521, 0.05383, 0.05652, 0.05904, 0.06083, 0.06386, 0.06442, 0.06599, 0.06873, 0.07078, 0.05996, 0.06228, 0.06438], "yaxis": "y"}, {"hovertemplate": "GeoName=Utah<br>Year=%{x}<br>GDP per Capita=%{y}<extra></extra>", "legendgroup": "Utah", "line": {"color": "#FFA15A", "dash": "solid"}, "marker": {"symbol": "circle"}, "mode": "lines", "name": "Utah", "orientation": "v", "showlegend": true, "type": "scatter", "x": ["2005", "2006", "2007", "2008", "2009", "2010", "2011", "2012", "2013", "2014", "2015", "2016", "2017", "2018", "2019", "2020", "2021", "2022"], "xaxis": "x", "y": [0.04928, 0.05306, 0.05545, 0.05563, 0.05438, 0.04483, 0.04631, 0.04686, 0.04816, 0.04957, 0.05128, 0.05353, 0.05599, 0.05956, 0.06225, 0.05348, 0.05713, 0.05868], "yaxis": "y"}, {"hovertemplate": "GeoName=Vermont<br>Year=%{x}<br>GDP per Capita=%{y}<extra></extra>", "legendgroup": "Vermont", "line": {"color": "#19d3f3", "dash": "solid"}, "marker": {"symbol": "circle"}, "mode": "lines", "name": "Vermont", "orientation": "v", "showlegend": true, "type": "scatter", "x": ["2005", "2006", "2007", "2008", "2009", "2010", "2011", "2012", "2013", "2014", "2015", "2016", "2017", "2018", "2019", "2020", "2021", "2022"], "xaxis": "x", "y": [0.04434, 0.04456, 0.04416, 0.04559, 0.04471, 0.04539, 0.04637, 0.04673, 0.04584, 0.0462, 0.04654, 0.047, 0.04713, 0.04731, 0.04785, 0.0452, 0.0475, 0.04882], "yaxis": "y"}, {"hovertemplate": "GeoName=Virginia<br>Year=%{x}<br>GDP per Capita=%{y}<extra></extra>", "legendgroup": "Virginia", "line": {"color": "#FF6692", "dash": "solid"}, "marker": {"symbol": "circle"}, "mode": "lines", "name": "Virginia", "orientation": "v", "showlegend": true, "type": "scatter", "x": ["2005", "2006", "2007", "2008", "2009", "2010", "2011", "2012", "2013", "2014", "2015", "2016", "2017", "2018", "2019", "2020", "2021", "2022"], "xaxis": "x", "y": [0.05822, 0.05932, 0.06003, 0.06092, 0.06042, 0.05515, 0.05553, 0.05574, 0.05613, 0.05595, 0.05689, 0.05749, 0.05841, 0.05973, 0.06114, 0.05548, 0.05855, 0.05943], "yaxis": "y"}, {"hovertemplate": "GeoName=Washington<br>Year=%{x}<br>GDP per Capita=%{y}<extra></extra>", "legendgroup": "Washington", "line": {"color": "#B6E880", "dash": "solid"}, "marker": {"symbol": "circle"}, "mode": "lines", "name": "Washington", "orientation": "v", "showlegend": true, "type": "scatter", "x": ["2005", "2006", "2007", "2008", "2009", "2010", "2011", "2012", "2013", "2014", "2015", "2016", "2017", "2018", "2019", "2020", "2021", "2022"], "xaxis": "x", "y": [0.05776, 0.05993, 0.06331, 0.06469, 0.0628, 0.05666, 0.05766, 0.05956, 0.0611, 0.06312, 0.06572, 0.06815, 0.07168, 0.07659, 0.07928, 0.06993, 0.07464, 0.07555], "yaxis": "y"}, {"hovertemplate": "GeoName=West Virginia<br>Year=%{x}<br>GDP per Capita=%{y}<extra></extra>", "legendgroup": "West Virginia", "line": {"color": "#FF97FF", "dash": "solid"}, "marker": {"symbol": "circle"}, "mode": "lines", "name": "West Virginia", "orientation": "v", "showlegend": true, "type": "scatter", "x": ["2005", "2006", "2007", "2008", "2009", "2010", "2011", "2012", "2013", "2014", "2015", "2016", "2017", "2018", "2019", "2020", "2021", "2022"], "xaxis": "x", "y": [0.03632, 0.03697, 0.03712, 0.03787, 0.03771, 0.03732, 0.03797, 0.03795, 0.03807, 0.03806, 0.03813, 0.03778, 0.03855, 0.03949, 0.0392, 0.03927, 0.03977, 0.03995], "yaxis": "y"}, {"hovertemplate": "GeoName=Wisconsin<br>Year=%{x}<br>GDP per Capita=%{y}<extra></extra>", "legendgroup": "Wisconsin", "line": {"color": "#FECB52", "dash": "solid"}, "marker": {"symbol": "circle"}, "mode": "lines", "name": "Wisconsin", "orientation": "v", "showlegend": true, "type": "scatter", "x": ["2005", "2006", "2007", "2008", "2009", "2010", "2011", "2012", "2013", "2014", "2015", "2016", "2017", "2018", "2019", "2020", "2021", "2022"], "xaxis": "x", "y": [0.04916, 0.05001, 0.05033, 0.04971, 0.04824, 0.04692, 0.04797, 0.04873, 0.04889, 0.04994, 0.05083, 0.05133, 0.05133, 0.05259, 0.0534, 0.04973, 0.052, 0.05289], "yaxis": "y"}, {"hovertemplate": "GeoName=Wyoming<br>Year=%{x}<br>GDP per Capita=%{y}<extra></extra>", "legendgroup": "Wyoming", "line": {"color": "#636efa", "dash": "solid"}, "marker": {"symbol": "circle"}, "mode": "lines", "name": "Wyoming", "orientation": "v", "showlegend": true, "type": "scatter", "x": ["2005", "2006", "2007", "2008", "2009", "2010", "2011", "2012", "2013", "2014", "2015", "2016", "2017", "2018", "2019", "2020", "2021", "2022"], "xaxis": "x", "y": [0.06781, 0.07658, 0.08229, 0.08682, 0.08414, 0.07107, 0.07056, 0.06894, 0.06893, 0.07019, 0.07171, 0.06776, 0.06657, 0.06756, 0.06821, 0.06287, 0.0631, 0.06301], "yaxis": "y"}], "layout": {"legend": {"title": {"text": "GeoName"}, "tracegroupgap": 0}, "title": {"text": "Historical Trend of U.S. State GDP per Capita (2005-2022) Per Year"}, "xaxis": {"anchor": "y", "domain": [0, 1], "title": {"text": "Year"}}, "yaxis": {"anchor": "x", "domain": [0, 1], "title": {"text": "GDP per capita (chained 2012 dollars)"}}}}
